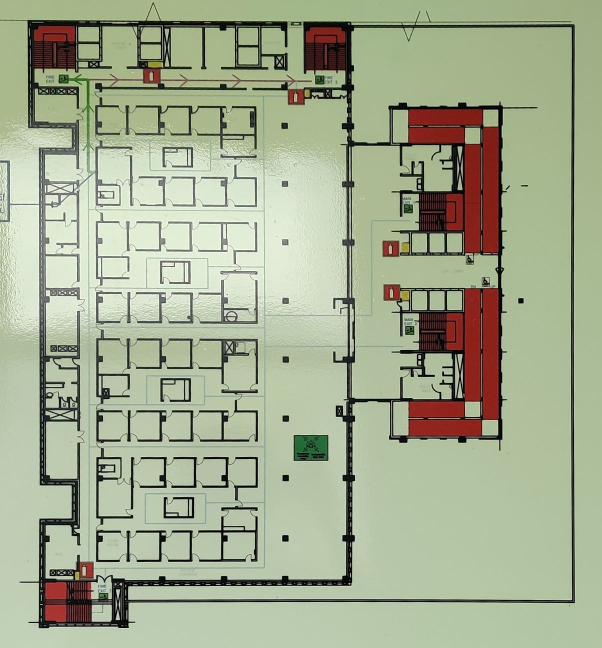
#> input picture assets/plans/opd-f3.jpg, 1204 x 1295 px, given in place of IMG_20260824_124220.jpg.jpeg, which was not available (shown at 1/2 size)
$ python extract_plans.py
#> lines starting #> are read from the running program, lines starting #| are printed output that depends on the picture; after the words box and inside, x2 and y2 are one past the last pixel; in counts of white or black regions, pixels touching at a corner belong together; pictures that were not available may be replaced by others from this repository, and a replacement may not be noted
"""Pull the floor-plan board out of each wall photo, correct the perspective,
and write a flat PNG the web app uses as a map background.

The boards are all the same signage product, so once the four corners are known
the warp target is a fixed-aspect rectangle. Colour detection finds those
corners on most photos; badly tilted ones get the corners supplied by hand.

A board photographed close up has no corners at all -- its edges are outside the
frame -- so those are straightened from the drawing's own lines instead: the
walls run in two perpendicular families, and the two directions they vanish
towards are enough to work out how the board was tilted. Set `rectify: "lines"`
for one of those.
"""
import pathlib

import cv2
import numpy as np
from PIL import Image
from scipy import ndimage

SRC, OUT = "images", "assets/plans"
OUT_W = 2200
BOARD_ASPECT = 1.352  # width / height, measured off the squarely-shot boards

# photo, output name, and options:
#   corners  the four board corners (tl, tr, br, bl), measured by hand, for a
#            photo where the colour detection clips the board
#   rectify  "lines" for a close-up with no board edges in frame
#   title    top band to ignore when hunting for the drawing, as a fraction of
#            the flattened height. The default suits a whole board; a photo
#            already cropped to the drawing needs less.
BOARDS = [
    ("IMG_20260824_124220.jpg.jpeg", "opd-f1.jpg", {}),
    ("IMG_20260827_125732.jpg.jpeg", "opd-f2.jpg", {}),
    ("IMG_20260827_130211.jpg.jpeg", "opd-f4.jpg",
     {"corners": [(560, 200), (3350, 570), (3390, 2495), (492, 2635)]}),
    ("IMG_20260828_093043.jpg.jpeg", "ipd-g.jpg", {}),
    ("IMG_20260906_opd_ground.jpg", "opd-g.jpg", {"rectify": "lines", "title": 0.07}),
]


def board_mask(rgb):
    """The signage is pale yellow-green: green leads, blue lags, and it is bright."""
    r, g, b = (rgb[..., i].astype(np.int16) for i in range(3))
    m = (g > b + 18) & (r > b + 8) & (g > 110) & (r > 90)
    m = ndimage.binary_opening(m, np.ones((9, 9)))
    m = ndimage.binary_closing(m, np.ones((25, 25)))
    lab, n = ndimage.label(m)
    if n == 0:
        raise SystemExit("no board found")
    sizes = ndimage.sum(m, lab, range(1, n + 1))
    return lab == (int(np.argmax(sizes)) + 1)


def corners(mask):
    """Four extreme points of the quad, returned tl, tr, br, bl."""
    ys, xs = np.nonzero(mask)
    pts = np.stack([xs, ys], 1).astype(np.float64)
    s, d = pts[:, 0] + pts[:, 1], pts[:, 0] - pts[:, 1]
    tl, br = pts[np.argmin(s)], pts[np.argmax(s)]
    tr, bl = pts[np.argmax(d)], pts[np.argmin(d)]
    return np.array([tl, tr, br, bl])


def warp(im, quad):
    tl, tr, br, bl = quad
    out_h = int(round(OUT_W / BOARD_ASPECT))
    # PIL QUAD maps the output rectangle back onto these source points,
    # given in the order upper-left, lower-left, lower-right, upper-right.
    data = [float(c) for p in (tl, bl, br, tr) for c in p]
    return im.transform((OUT_W, out_h), Image.QUAD, data, Image.BICUBIC)


# [76 lines left out: functions vanishing_point, line_families, rectify, not called in this run]


def plan_bbox(flat, pad=0.025, title=0.13, legend=0.72):
    """Bounding box of the drawing itself, ignoring the title band and the
    legend panel, so the map is not mostly empty signboard. The margin is
    never allowed to reach back over either of them: on a plan that runs right
    up to the legend, padding it would drag in a slice of the panel."""
    w, h = flat.size
    top, right = int(h * title), int(w * legend)
    ink = np.asarray(flat.convert("L")) < 110
    ink[:top, :] = False
    ink[:, right:] = False
    ink = ndimage.binary_opening(ink, np.ones((3, 3)))
    lab, cnt = ndimage.label(ndimage.binary_closing(ink, np.ones((45, 45))))
    sizes = ndimage.sum(ink, lab, range(1, cnt + 1))
    ys, xs = np.nonzero(lab == int(np.argmax(sizes)) + 1)
    px, py = int(w * pad), int(h * pad)
    return (max(0, xs.min() - px), max(top, ys.min() - py),
            min(right, xs.max() + px), min(h, ys.max() + py))


def main():
    for src, dst, opts in BOARDS:
        im = Image.open(f"{SRC}/{src}").convert("RGB")
#> im is the input picture: PIL image 1204x1295 RGB; mean R, G, B 163.7, 172.2, 144.7
        if opts.get("rectify") == "lines":
            flat, how = rectify(im), "lines"
        else:
            manual = opts.get("corners")
            quad = np.array(manual, float) if manual else corners(board_mask(np.asarray(im)))
#> in board_mask, `r, g, b = (rgb[..., i].astype(np.int16) for i in range(3))`:
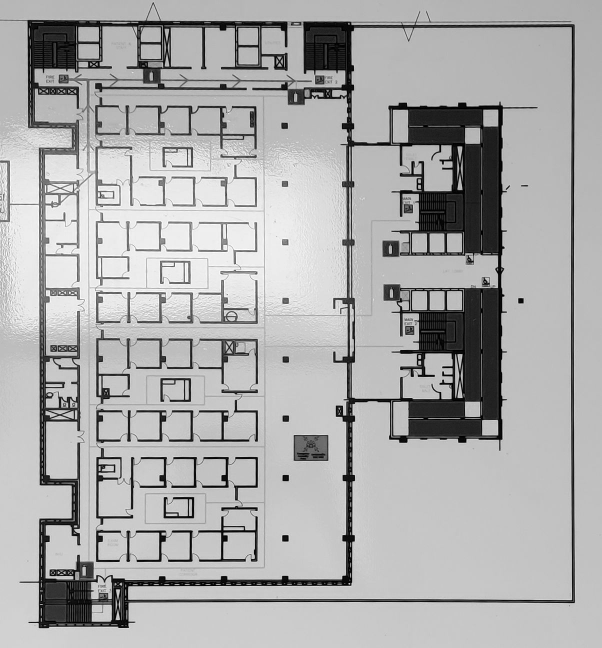
#> g: shape (1295, 1204) int16 (shown at 1/2 size); min 0, max 255, mean 172.2
#> in board_mask, `r, g, b = (rgb[..., i].astype(np.int16) for i in range(3))`:
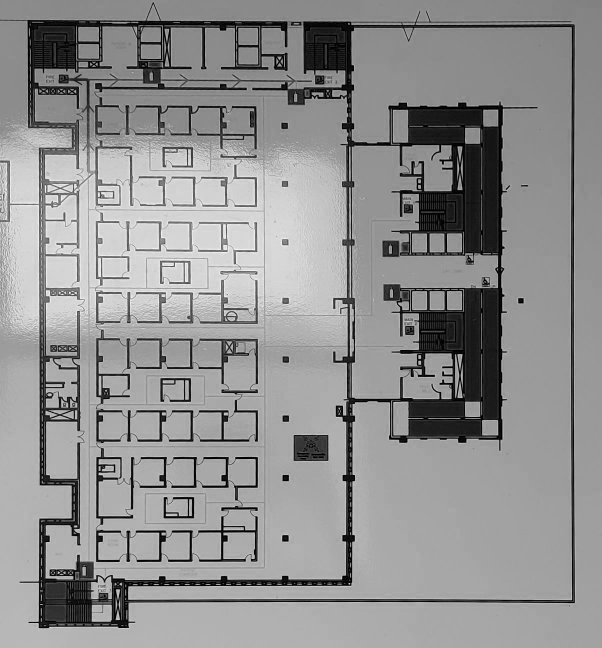
#> b: shape (1295, 1204) int16 (shown at 1/2 size); min 0, max 255, mean 144.7
#> in board_mask, `m = (g > b + 18) & (r > b + 8) & (g > 110) & (r > 90)`:
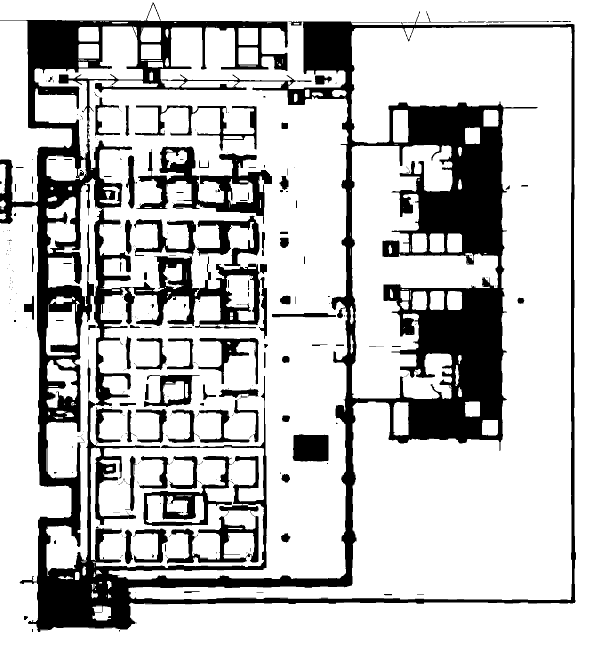
#> m: shape (1295, 1204) bool (shown at 1/2 size); 76.8% white; 417 black regions (316 under 20 px), largest, box (x1, y1, x2, y2) and area: (0, 5, 1152, 1264) 294614, (272, 293, 544, 448) 13931, (287, 912, 465, 1052) 6132
#> in board_mask, `m = ndimage.binary_opening(m, np.ones((9, 9)))`: m: shape (1295, 1204) bool; 74.1% white; 62 black regions (35 under 20 px), largest, box (x1, y1, x2, y2) and area: (0, 0, 1152, 1264) 391497, (585, 868, 657, 928) 3724, (397, 676, 518, 769) 3003
#> in board_mask, `m = ndimage.binary_closing(m, np.ones((25, 25)))`: m: shape (1295, 1204) bool; 84.5% white; 37 black regions, largest, box (x1, y1, x2, y2) and area: (0, 0, 1204, 1295) 59999, (800, 571, 1005, 879) 41535, (816, 212, 1005, 511) 39053
#> in board_mask, `lab, n = ndimage.label(m)`:
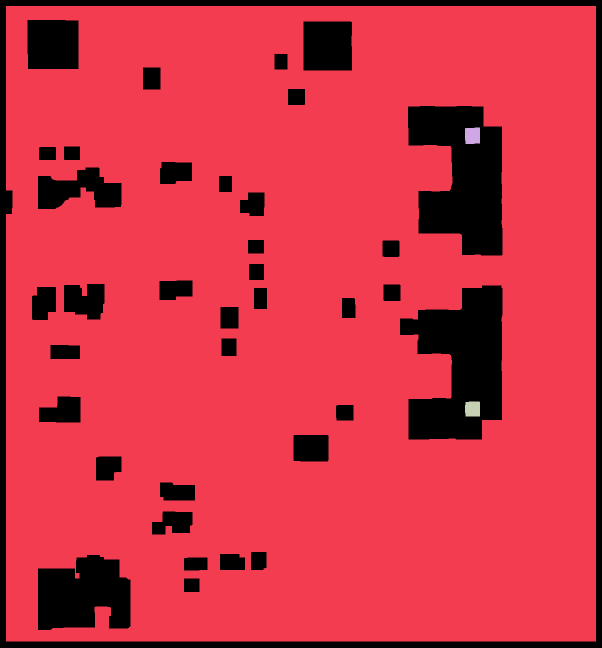
#> lab: shape (1295, 1204) int32 (shown at 1/2 size); 4 distinct labels, from 0 to 3; one colour per label, 0 black
#> in board_mask, `lab, n = ndimage.label(m)`: n = 3
#> in board_mask, `sizes = ndimage.sum(m, lab, range(1, n + 1))`: sizes = [1315644, 952, 878]
#> in board_mask, `return lab == (int(np.argmax(sizes)) + 1)`: returned value: shape (1295, 1204) bool; 84.4% white; 37 black regions, largest, box (x1, y1, x2, y2) and area: (0, 0, 1204, 1295) 59999, (800, 571, 1005, 879) 42413, (816, 212, 1005, 511) 40005
#> in corners, `pts = np.stack([xs, ys], 1).astype(np.float64)`: pts = 1315644 pairs, first value 12 to 1191, second value 12 to 1282
#> in corners, `tl, br = pts[np.argmin(s)], pts[np.argmax(s)]`: tl = [12, 12]; br = [1191, 1282]
#> in corners, `tr, bl = pts[np.argmax(d)], pts[np.argmin(d)]`: tr = [1191, 12]; bl = [12, 1282]
#> quad = [[12, 12], [1191, 12], [1191, 1282], [12, 1282]]
            flat, how = warp(im, quad), "manual" if manual else "detected"
#> in warp, `tl, tr, br, bl = quad`: tl = [12, 12]; tr = [1191, 12]; br = [1191, 1282]; bl = [12, 1282]
#> in warp, `data = [float(c) for p in (tl, bl, br, tr) for c in p]`: data = [12, 12, 12, 1282, 1191, 1282, 1191, 12]
#> in warp, `return im.transform((OUT_W, out_h), Image.QUAD, data, Image.BICUBIC)`:
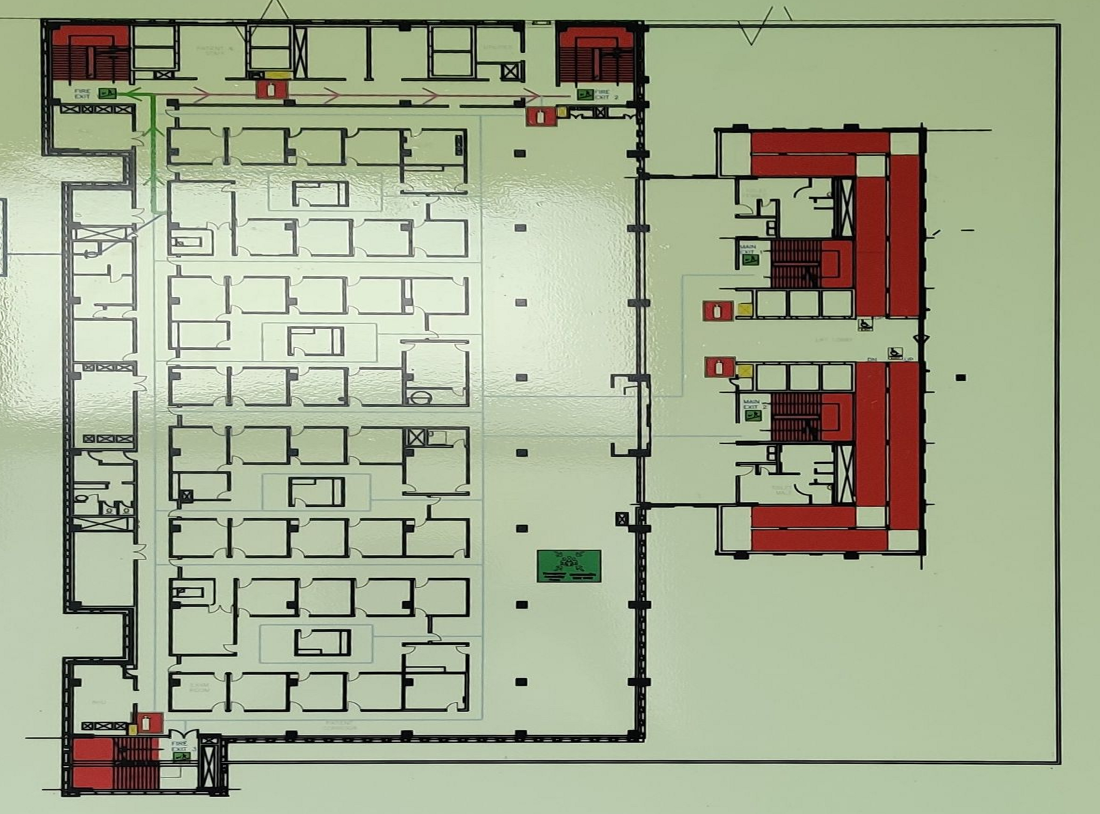
#> returned value: PIL image 2200x1627 RGB (shown at 1/2 size); mean R, G, B 162.9, 171, 144
#> how = 'detected'
        plan = flat.crop(plan_bbox(flat, title=opts.get("title", 0.13)))
#> in plan_bbox, `ink = np.asarray(flat.convert("L")) < 110`: ink: shape (1627, 2200) bool; 16.2% white; 517 white regions (340 under 20 px), largest, box (x1, y1, x2, y2) and area: (0, 0, 2123, 1594) 465770, (711, 1155, 940, 1424) 9987, (1074, 1099, 1203, 1165) 8465
#> in plan_bbox, `ink[:, right:] = False`: ink: shape (1627, 2200) bool; 8.3% white; 483 white regions (310 under 20 px), largest, box (x1, y1, x2, y2) and area: (51, 211, 1584, 1594) 158438, (1409, 713, 1584, 951) 13256, (1438, 397, 1584, 640) 10682
#> in plan_bbox, `ink = ndimage.binary_opening(ink, np.ones((3, 3)))`: ink: shape (1627, 2200) bool; 7.8% white; 342 white regions (119 under 20 px), largest, box (x1, y1, x2, y2) and area: (51, 211, 1584, 1594) 143420, (1440, 722, 1584, 951) 10670, (1440, 397, 1584, 640) 10536
#> in plan_bbox, `lab, cnt = ndimage.label(ndimage.binary_closing(ink, np.ones((45, 45))))`:
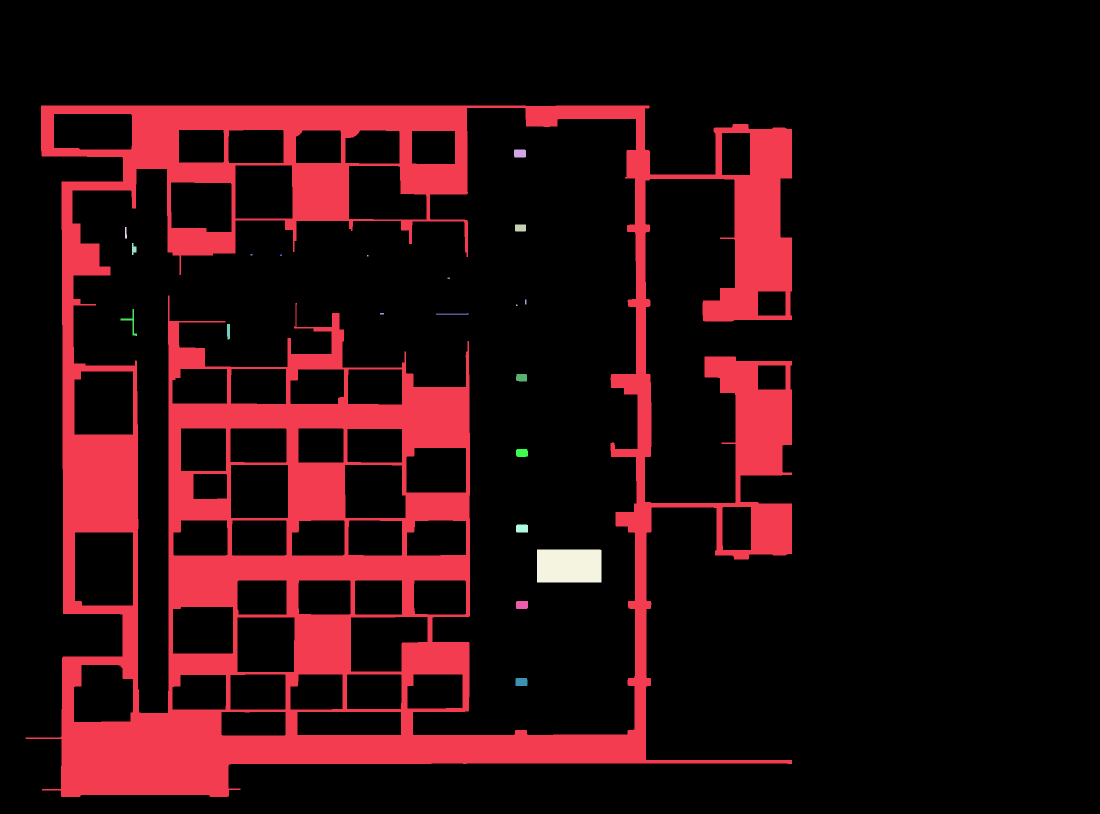
#> lab: shape (1627, 2200) int32 (shown at 1/2 size); 22 distinct labels, from 0 to 21; one colour per label, 0 black
#> in plan_bbox, `lab, cnt = ndimage.label(ndimage.binary_closing(ink, np.ones((45, 45))))`: cnt = 21
#> in plan_bbox, `sizes = ndimage.sum(ink, lab, range(1, cnt + 1))`: sizes = 21 values, max 267673 at index 0, min 9 at index 7, mean 13289.2
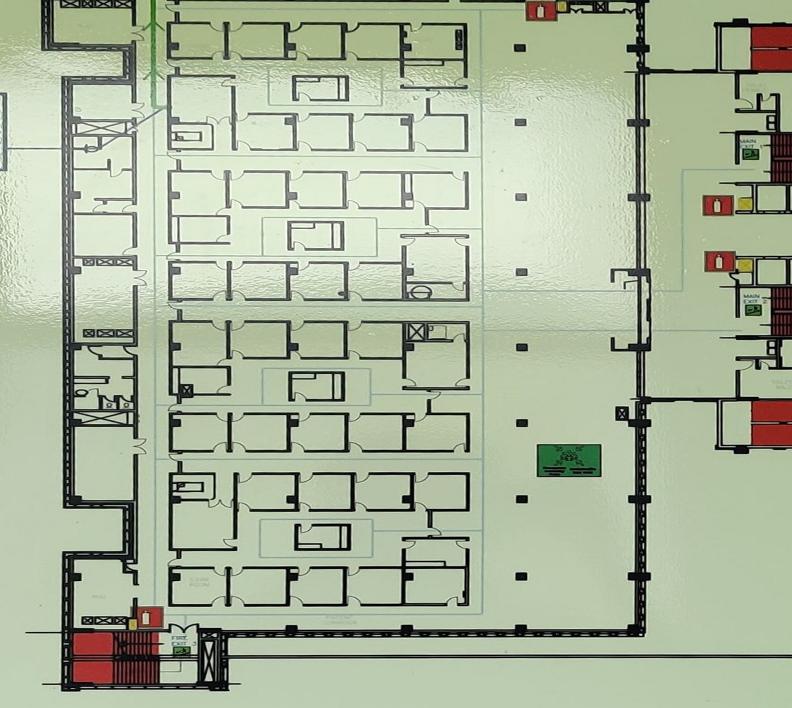
#> plan: PIL image 1584x1416 RGB (shown at 1/2 size); mean R, G, B 170.5, 181.2, 156.6
        plan.save(f"{OUT}/{dst}", quality=80, optimize=True, progressive=True)
#> (the run stopped early here; a loop or call above may not have finished)
